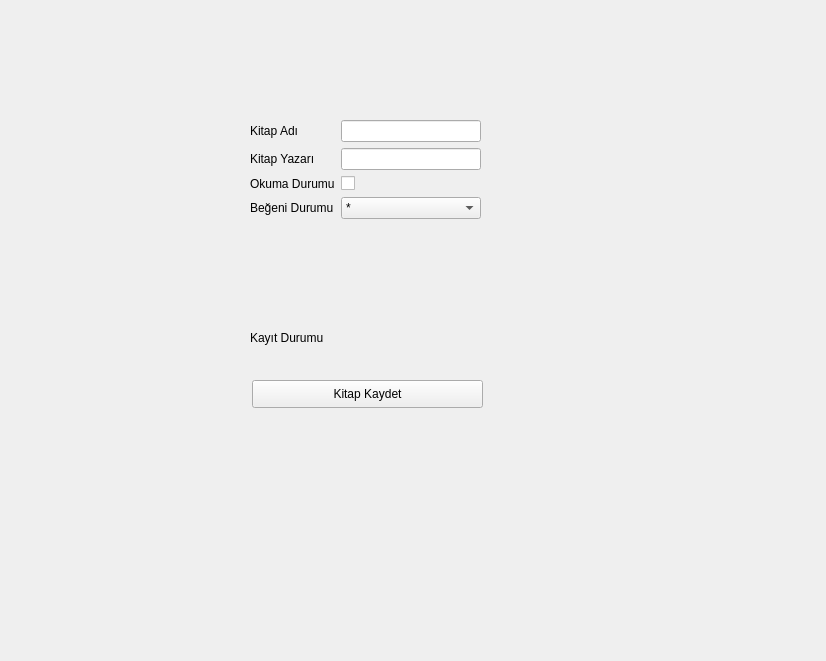
<?xml version="1.0" encoding="UTF-8"?>
<ui version="4.0">
 <class>KitapEkleForm</class>
 <widget class="QWidget" name="KitapEkleForm">
  <property name="geometry">
   <rect>
    <x>0</x>
    <y>0</y>
    <width>826</width>
    <height>661</height>
   </rect>
  </property>
  <property name="windowTitle">
   <string>Form</string>
  </property>
  <widget class="QWidget" name="formLayoutWidget">
   <property name="geometry">
    <rect>
     <x>250</x>
     <y>120</y>
     <width>231</width>
     <height>151</height>
    </rect>
   </property>
   <layout class="QFormLayout" name="formLayout">
    <item row="0" column="0">
     <widget class="QLabel" name="kitapAdLabel">
      <property name="text">
       <string>Kitap Adı</string>
      </property>
     </widget>
    </item>
    <item row="0" column="1">
     <widget class="QLineEdit" name="kitapAdiText"/>
    </item>
    <item row="1" column="0">
     <widget class="QLabel" name="kitapYazarLabel">
      <property name="text">
       <string>Kitap Yazarı</string>
      </property>
     </widget>
    </item>
    <item row="1" column="1">
     <widget class="QLineEdit" name="kitapYazarText"/>
    </item>
    <item row="2" column="0">
     <widget class="QLabel" name="okumaDurumuLabel">
      <property name="text">
       <string>Okuma Durumu</string>
      </property>
     </widget>
    </item>
    <item row="2" column="1">
     <widget class="QCheckBox" name="okumaDurumuText"/>
    </item>
    <item row="3" column="0">
     <widget class="QLabel" name="begeniLabel">
      <property name="text">
       <string>Beğeni Durumu</string>
      </property>
     </widget>
    </item>
    <item row="3" column="1">
     <widget class="QComboBox" name="begeniText">
      <item>
       <property name="text">
        <string>*</string>
       </property>
      </item>
      <item>
       <property name="text">
        <string>**</string>
       </property>
      </item>
      <item>
       <property name="text">
        <string>***</string>
       </property>
      </item>
      <item>
       <property name="text">
        <string>****</string>
       </property>
      </item>
      <item>
       <property name="text">
        <string>*****</string>
       </property>
      </item>
     </widget>
    </item>
   </layout>
  </widget>
  <widget class="QLabel" name="kayitlabel">
   <property name="geometry">
    <rect>
     <x>250</x>
     <y>330</y>
     <width>151</width>
     <height>16</height>
    </rect>
   </property>
   <property name="text">
    <string>Kayıt Durumu</string>
   </property>
  </widget>
  <widget class="QPushButton" name="kayitbuton">
   <property name="geometry">
    <rect>
     <x>252</x>
     <y>380</y>
     <width>231</width>
     <height>28</height>
    </rect>
   </property>
   <property name="text">
    <string>Kitap Kaydet</string>
   </property>
  </widget>
 </widget>
 <resources/>
 <connections/>
</ui>
